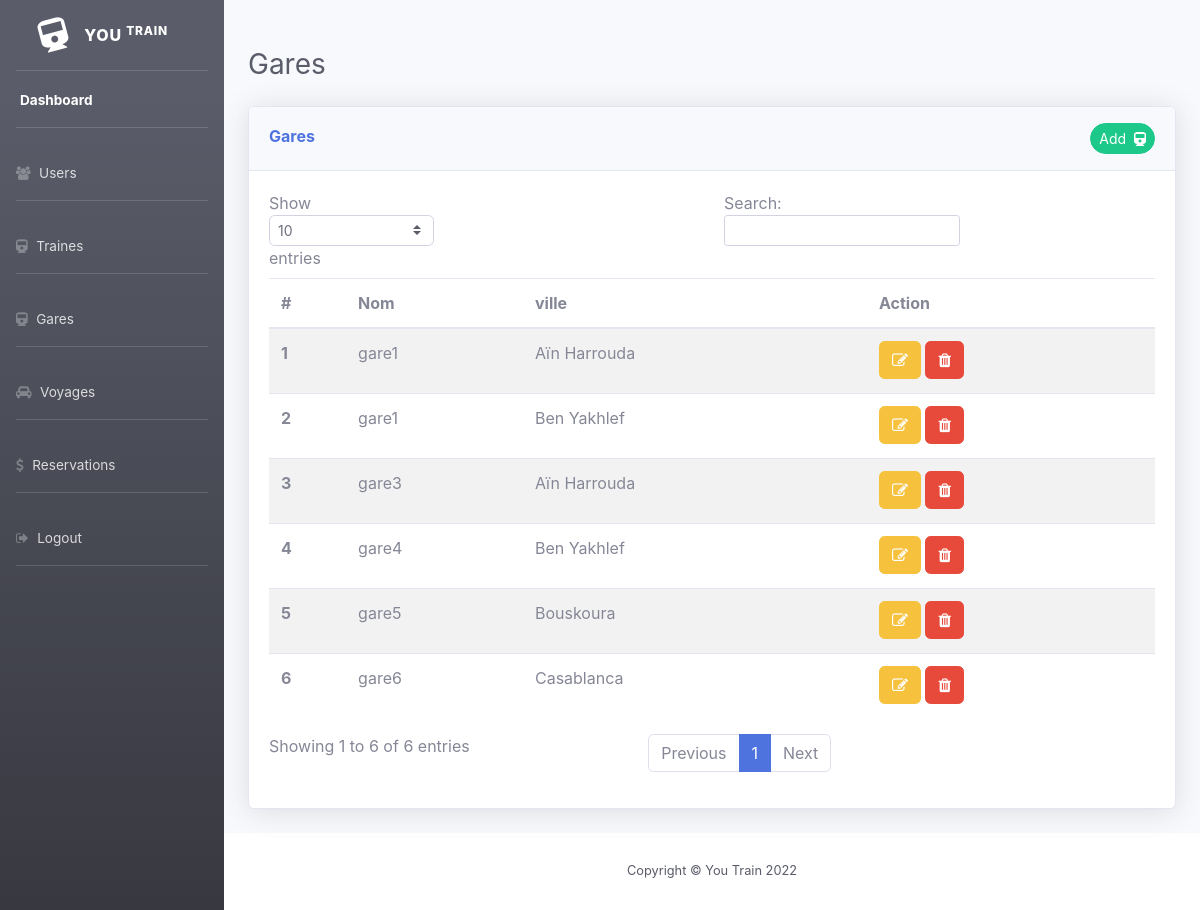
The app's page /view/gares.php, older data.
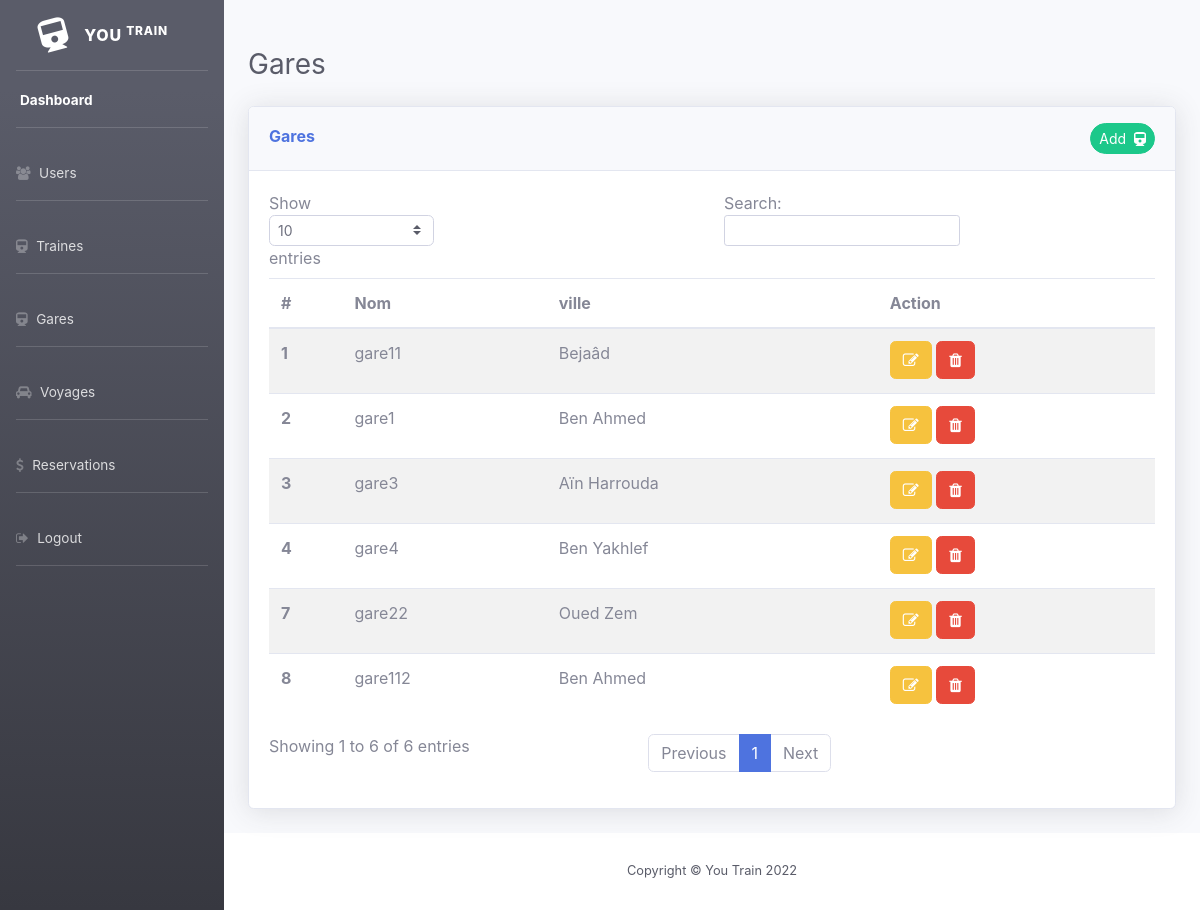
The same page, newer data.
### tables this page shows
CREATE TABLE `gares` (
  `id` int(11) NOT NULL,
  `nom` varchar(255) DEFAULT NULL,
  `id_ville` int(11) DEFAULT NULL
);

CREATE TABLE `villes` (
  `id` int(11) NOT NULL,
  `nom` varchar(255) DEFAULT NULL,
  `region` int(11) DEFAULT NULL
);

### modal/dbTrain.php (called while the page is built)
<?php
   class DbTrain {
    private $host = "localhost";
    private $user = "root";
    private $pwd = "";
    private $dbName = "management_traines";
    protected  function connexion(){
        try{
        $dsn = 'mysql:host='.$this->host.';dbname=' .$this->dbName;
        $pdo = new PDO($dsn, $this->user, $this->pwd);
        $pdo->setAttribute(PDO::ATTR_DEFAULT_FETCH_MODE, PDO::FETCH_ASSOC);
        return $pdo;
    }catch(PDOException $exp){
            echo 'Erreur' . $exp->getCode() . 'message' . $exp->getMessage();
            die();
    }
    }
   }

### modal/garesModal.php (called while the page is built, shortened)
<?php
require_once 'dbTrain.php';
    class GaresModal extends DbTrain {
        public function getGares(){
        $sql = "SELECT gares.*,villes.nom as 'ville',villes.id as 'id-ville' FROM gares left join villes on gares.id_ville=villes.id ";
        $stm = $this->connexion()->query($sql);
        $result = $stm->fetchAll();
        return $result;
        }
}

### view/gares.php (the view, shortened to what this page needs)
<?php
include '../modal/garesModal.php';
$gare = new GaresModal;
$resultGare = $gare->getGares();
?>
<!DOCTYPE html>
<html lang="en">
<head>
    <link rel='stylesheet' href='https://cdnjs.cloudflare.com/ajax/libs/font-awesome/4.7.0/css/font-awesome.min.css'>
    <link href="../css/sb-admin-2.min.css" rel="stylesheet">
</head>
<body>
<div id="wrapper">
<?php include('sidebar.php'); ?>
<div id="content-wrapper" class="d-flex flex-column">
        <div id="content">
            <div class="container-fluid">
                <div class="d-sm-flex align-items-center justify-content-between mb-4 mt-5">
                    <h1 class="h3 mb-0 text-gray-800">Gares</h1>
                </div>
                <div class="card shadow mb-4">
                        <div class="card-header py-3 d-flex justify-content-between">
                          <div> <h6 class="mt-1 font-weight-bold text-primary">Gares</h6></div>
                            <div class=''>
                                <button type="button" class="btn btn-success btn-sm rounded-pill" data-bs-toggle="modal" data-bs-target="#addGare" id="add-gare">
                                  <span>Add &nbsp;<i class="fa fa-train"></i></span>
                                </button>
                              </div>
                        </div>
                        <div class="card-body">
                            <div class="table-responsive">
                            <table id="table-gares" class="table table-striped" style="width:100%">
        <thead>
        <tr>
            <th scope="col">#</th>
            <th scope="col">Nom</th>
            <th scope="col">ville</th>
            <th scope="col">Action</th>
          </tr>
        </thead>
        <tbody>
        <?php
       foreach ($resultGare as $gare) {
       ?>
         <tr>
           <th scope="row" class="id-gare"><?php echo $gare['id']; ?></th>
           <td id='td-1'><?php echo $gare['nom']; ?></td>
           <td id='td-2'><input id='td-2-2' type="hidden" value="<?php echo $gare['id-ville']; ?>"><p><?php echo $gare['ville']; ?></p> </td>
           <td>
             <button data-bs-toggle="modal" data-bs-target="#addGare" onclick="edit(<?php echo $gare['id']; ?>)"  class="btn btn-warning"  id="<?php echo $gare['id']; ?>"><i class="fa fa-edit"></i></button>
             <a href=""  class="btn btn-danger delete-gare"><i class="fa fa-trash"></i></a>
           </td>
         </tr>
       <?php } ?>
        </tbody>
       </table>
                               </div>
                           </div>
                       </div>
               </div>
           </div>
       <?php include('footer.php')?>
       </div>
   </div>
   </body>
   </html>

Row changes from the older to the newer data that the page shows:
removed gares: id "5", nom "gare5", id_ville.nom "Bouskoura"
removed gares: id "6", nom "gare6", id_ville.nom "Casablanca"
changed gares id 1: nom "gare1" → "gare11"; id_ville.nom "Aïn Harrouda" → "Bejaâd"
changed gares "gare1": id_ville.nom "Ben Yakhlef" → "Ben Ahmed"
added gares: id "7", nom "gare22", id_ville.nom "Oued Zem"
added gares: id "8", nom "gare112", id_ville.nom "Ben Ahmed"
